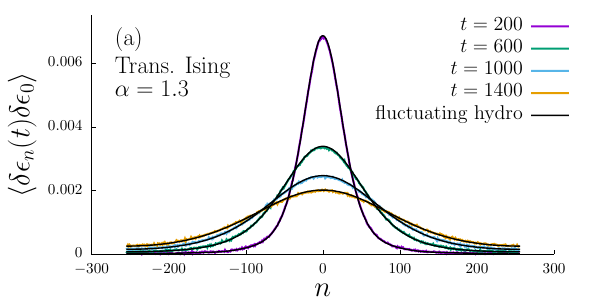

The gnuplot source for this figure:
set terminal epslatex standalone color size 6, 3
set output "fig6_ising_1.tex"

set border 1+2
set tics nomirror
set ytics nomirror

set tmargin 1
set bmargin 3
set rmargin 5
set lmargin 10

set tics font "Times,20"
set key font "Times,20"
set title font "Canela Text,30"
set xlabel font "Canela Text,30"
set ylabel font "Canela Text,30"
set label font "Canela Text,30"

set xlabel offset 0,0
set ylabel offset 0,0

set xlabel "$n$"
set ylabel "$\\langle \\delta \\epsilon_n(t) \\delta \\epsilon_0 \\rangle$"

#set key left bottom
set key at graph 1.05, 1.0
set key spacing 1.6

set ytics 0.002
set yrange [0:0.0075]

set label '(a)' at graph 0.05,0.9
set label 'Trans. Ising' at graph 0.05,0.78
set label '$\alpha=1.3$' at graph 0.05,0.68

plot 'fort.53' u 1:(($3)+0.00097) w l lw 6 title "$t=200$",\
     'fort.53' u 1:(($5)+0.00097) w l lw 6 title "$t=600$",\
     'fort.53' u 1:(($7)+0.00097) w l lw 6 title "$t=1000$",\
     'fort.53' u 1:(($9)+0.00097) w l lw 6 title "$t=1400$",\
     'fort.55' u 1:(($3)+0.00097) w l lw 4 lc rgb 'black' title "fluctuating hydro",\
     'fort.55' u 1:(($5)+0.00097) w l lw 4 lc rgb 'black' notitle ,\
     'fort.55' u 1:(($7)+0.00097) w l lw 4 lc rgb 'black' notitle ,\
     'fort.55' u 1:(($9)+0.00097) w l lw 4 lc rgb 'black' notitle 

unset output